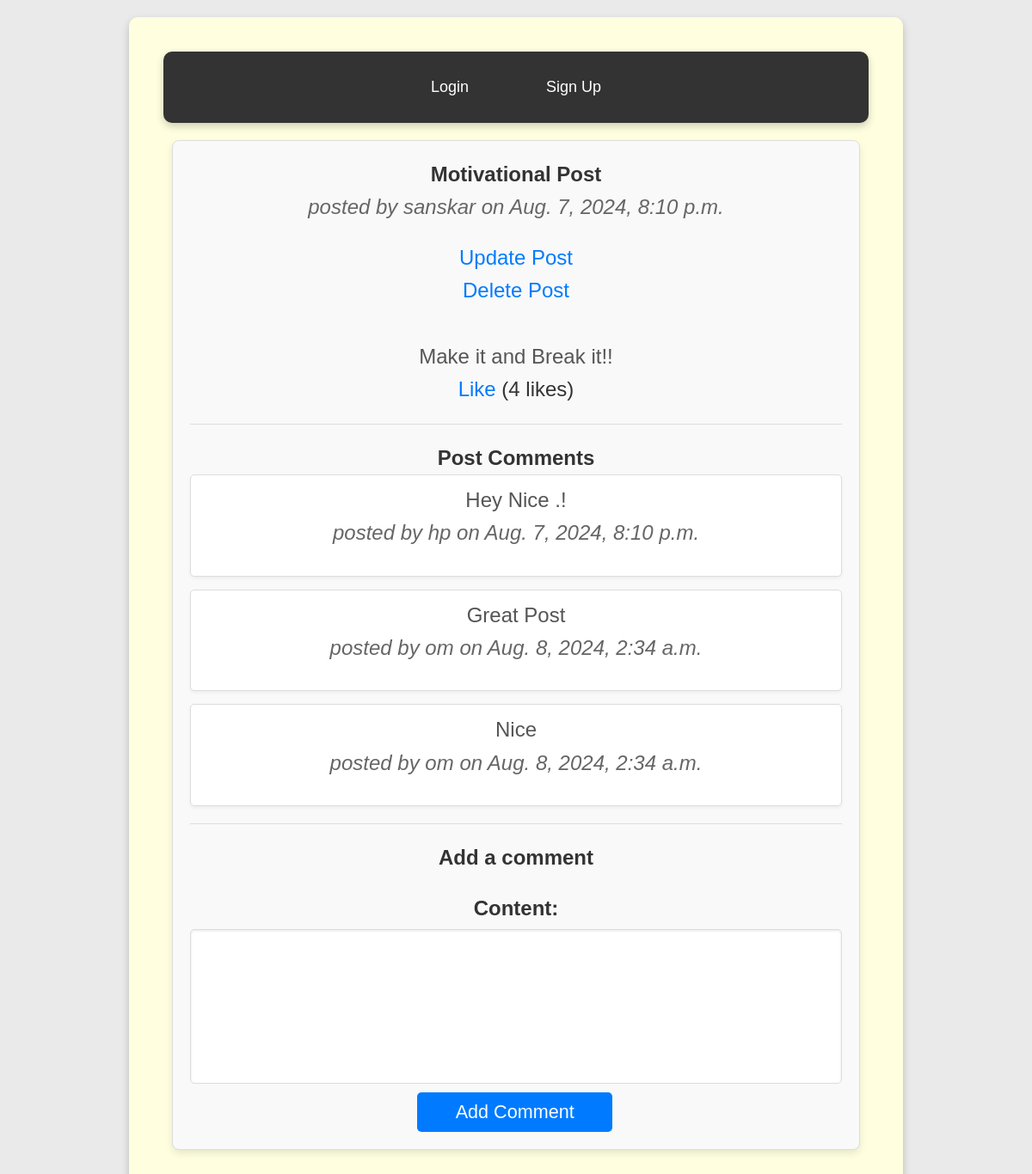
The app's page /post/1/ with its own data.
### blog/models.py (models this page shows, shortened)
class Post(models.Model):
    STATUS_CHOICES = (
        ('draft', 'Draft'),
        ('published', 'Published'),
    )
    title = models.CharField(max_length=200)
    content = models.TextField()
    author = models.ForeignKey(User, on_delete=models.CASCADE)
    created_at = models.DateTimeField(auto_now_add=True)
    updated_at = models.DateTimeField(auto_now=True)
    status = models.CharField(max_length=10, choices=STATUS_CHOICES, default='draft')
    likes = models.ManyToManyField(User, related_name='post_likes')
    def total_likes(self):
        return self.likes.count()

class Comment(models.Model):
    post = models.ForeignKey(Post, on_delete=models.CASCADE, related_name='comments')
    author = models.ForeignKey(User, on_delete=models.CASCADE)
    content = models.TextField()
    created_at = models.DateTimeField(auto_now_add=True)

### blog/views.py (the view)
# urls.py: path('post/<int:pk>/', views.post_detail, name='post_detail'),
def post_detail(request, pk):
    post = get_object_or_404(Post, pk=pk)
    comments = post.comments.all()
    is_liked = False
    if post.likes.filter(id=request.user.id).exists():
        is_liked = True
    context = {
        'post': post,
        'comments': comments,
        'is_liked': is_liked,
        'total_likes': post.total_likes(),
        'comment_form': CommentForm()
    }
    return render(request, 'blog/post_detail.html', context)

### blog/forms.py
class CommentForm(forms.ModelForm):
    class Meta:
        model = Comment
        fields = ['content']

### blog/templates/blog/post_detail.html (shortened to what this page needs)
{% extends 'blog/base.html' %}
{% block content %}
<div class="post-detail">
    <h1>{{ post.title }} </h1>
    <small><em>posted by {{ post.author }} on {{ post.created_at }}</em></small>
    <a href="edit/">Update Post</a>
    <br/>
    <a href="delete/">Delete Post</a>
    <br/><br/>
    <p>{{ post.content }}</p>
    <a href="{% url 'like_post' post.pk %}">
        {% if is_liked %}
            Unlike
        {% else %}
            Like
        {% endif %}
    </a> ({{ total_likes }} likes)
    <hr/>
    <h3>Post Comments</h3>
    <ul>
        {% if comments %}
            {% for comment in comments %}
                <li>
                    <p>{{ comment.content }}</p>
                    <small><em>posted by {{ comment.author }} on {{ comment.created_at }}</em></small>
                </li>
            {% endfor %}
        {% else %}
            <li>No comments yet</li>
        {% endif %}
    </ul>
    <hr/>
    <h3>Add a comment</h3>
    <form method="post" action="{% url 'add_comment' post.id %}" class="comment-form">
        <label for="id_content">Content:</label>
        {{ comment_form.content }}
        <button type="submit">Add Comment</button>
    </form>
</div>
{% endblock %}

### blog/templates/blog/base.html (style rules this page uses)
* { box-sizing: border-box; font-family: 'Arial', sans-serif; margin: 0; padding: 0; }
body { background-color: #eaeaea; color: #333; line-height: 1.6; padding: 20px; }
@media (min-width: 768px) { * { font-size: 20px; } }
@media (min-width: 992px) { * { font-size: 22px; } }
@media (min-width: 1200px) { * { font-size: 24px; } }

### blog/templates/blog/post_detail.html (style rules this page uses)
.post-detail { padding: 20px; border: 1px solid #ddd; border-radius: 8px; background-color: #f9f9f9; box-shadow: 0 4px 8px rgba(0, 0, 0, 0.1); margin: 20px auto; max-width: 800px; }
.post-detail p { line-height: 1.6; color: #555; }
.post-detail a { color: #007bff; text-decoration: none; }
.post-detail hr { margin: 20px 0; border: 0; height: 1px; background: #ddd; }
.post-detail ul { list-style: none; padding: 0; }
.post-detail li { margin-bottom: 15px; padding: 10px; background-color: #fff; border: 1px solid #ddd; border-radius: 5px; box-shadow: 0 2px 4px rgba(0, 0, 0, 0.05); }
.post-detail form { margin-top: 20px; }
.post-detail button { background-color: #007bff; color: #fff; border: none; padding: 10px 20px; border-radius: 5px; cursor: pointer; text-align: center; font-size: 1.8vw; transition: background-color 0.3s; }
textarea { resize: none; width: 100%; height: 180px; padding: 10px; border: 1px solid #ddd; border-radius: 5px; box-shadow: inset 0 1px 3px rgba(0, 0, 0, 0.1); font-size: 16px; color: #555; margin-bottom: 10px; }
.post-detail small { display: block; margin-bottom: 20px; color: #666; }
.comment-form { display: flex; flex-direction: column; }
.comment-form label { margin-bottom: 5px; font-weight: bold; }
.comment-form textarea { margin-bottom: 10px; }
button { text-align:center; margin-left:22vw; width:30%; }

### records on screen
Post: title "Motivational Post", author "sanskar", created_at "Aug. 7, 2024, 8:10 p.m.", content "Make it and Break it!!"
Comment: content "Hey Nice .!", author "hp", created_at "Aug. 7, 2024, 8:10 p.m."
Comment: content "Great Post", author "om", created_at "Aug. 8, 2024, 2:34 a.m."
Comment: content "Nice", author "om", created_at "Aug. 8, 2024, 2:34 a.m."

### other values on screen
{{ total_likes }} "4"
